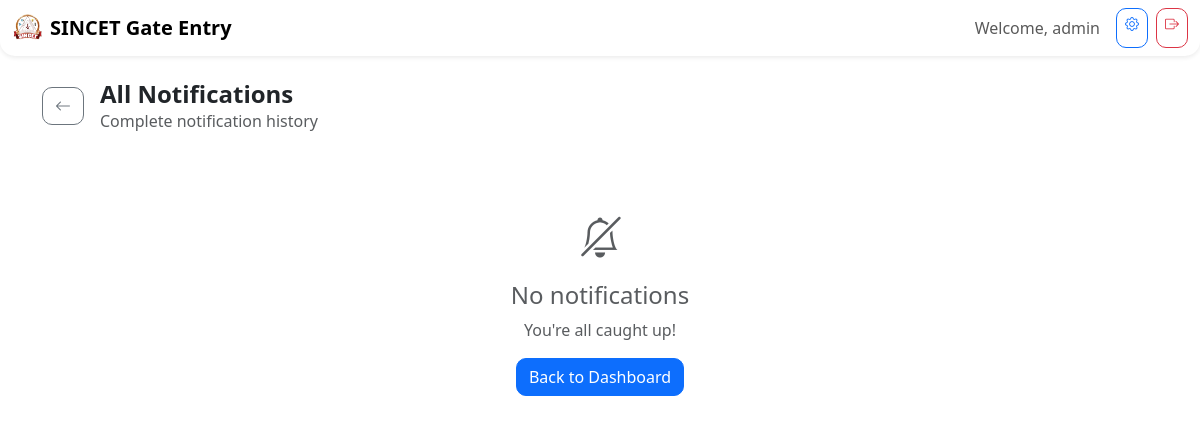
Page /authority/notifications (signed in) on the earlier database version.
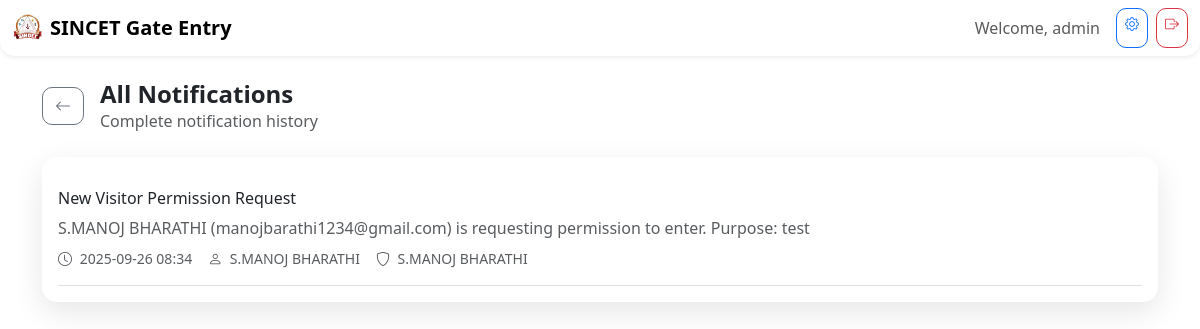
Same page on the later database version.
### models.py (models this page shows, shortened)
class Notification(db.Model):
    __tablename__ = 'notifications'
    id = db.Column(db.String(36), primary_key=True, default=lambda: str(uuid.uuid4()))
    visitor_id = db.Column(db.String(36), db.ForeignKey('visitors.id'))
    authority_id = db.Column(db.String(36), db.ForeignKey('authorities.id'))
    type = db.Column(db.String(50), default='visitor_request')
    title = db.Column(db.String(255), nullable=False)
    message = db.Column(db.Text, nullable=False)
    is_read = db.Column(db.Boolean, default=False)
    created_at = db.Column(db.DateTime, default=datetime.utcnow)
    updated_at = db.Column(db.DateTime, default=datetime.utcnow, onupdate=datetime.utcnow)

class Visitor(db.Model):
    __tablename__ = 'visitors'
    id = db.Column(db.String(36), primary_key=True, default=lambda: str(uuid.uuid4()))
    name = db.Column(db.String(100), nullable=False)
    phone = db.Column(db.String(20), nullable=False)
    email = db.Column(db.String(120))
    purpose = db.Column(db.Text, nullable=False)
    photo_url = db.Column(db.String(200))
    entry_time = db.Column(db.DateTime, default=datetime.utcnow)
    exit_time = db.Column(db.DateTime)
    authority_id = db.Column(db.String(36), db.ForeignKey('authorities.id'))
    authority_permission_granted = db.Column(db.Boolean, default=False)
    permission_granted_at = db.Column(db.DateTime)
    status = db.Column(db.String(20), default='pending')  # pending, approved, rejected, exited
    created_by = db.Column(db.String(100))
    notes = db.Column(db.Text)
    created_at = db.Column(db.DateTime, default=datetime.utcnow)
    updated_at = db.Column(db.DateTime, default=datetime.utcnow, onupdate=datetime.utcnow)
    notifications = db.relationship('Notification', backref='visitor', lazy=True)

class Authority(db.Model):
    __tablename__ = 'authorities'
    id = db.Column(db.String(36), primary_key=True, default=lambda: str(uuid.uuid4()))
    name = db.Column(db.String(100), nullable=False)
    designation = db.Column(db.String(50), nullable=False)  # HOD, Principal, Staff
    department = db.Column(db.String(100))
    phone = db.Column(db.String(20))
    email = db.Column(db.String(120))
    role = db.Column(db.String(20), default='staff')  # admin, hod, staff
    is_active = db.Column(db.Boolean, default=True)
    created_at = db.Column(db.DateTime, default=datetime.utcnow)
    updated_at = db.Column(db.DateTime, default=datetime.utcnow, onupdate=datetime.utcnow)
    visitors = db.relationship('Visitor', backref='authority', lazy=True)
    notifications = db.relationship('Notification', backref='authority', lazy=True)

### routes/authority.py (the view)
    def decorated_function(*args, **kwargs):
        if 'user_id' not in session:
            return redirect(url_for('auth.login'))
        return f(*args, **kwargs)

### routes/authority.py (called while the page is built)
def login_required(f):
    def decorated_function(*args, **kwargs):
        if 'user_id' not in session:
            return redirect(url_for('auth.login'))
        return f(*args, **kwargs)
    decorated_function.__name__ = f.__name__
    return decorated_function

@authority_bp.route('/notifications')
@login_required
def notifications():
    user_role = session.get('role')
    if user_role == 'admin':
        notifications = Notification.query.order_by(Notification.created_at.desc()).all()
    else:
        notifications = []
    return render_template('authority/notifications.html', notifications=notifications)

### templates/authority/notifications.html (shortened to what this page needs)
{% extends "base.html" %}
{% block content %}
<div class="container py-4">
    <div class="d-flex align-items-center mb-4">
        <a href="{{ url_for('index') }}" class="btn btn-outline-secondary me-3">
            <i class="bi bi-arrow-left"></i>
        </a>
        <div>
            <h1 class="h4 fw-bold mb-0">All Notifications</h1>
            <p class="text-muted mb-0">Complete notification history</p>
        </div>
    </div>
    {% if notifications %}
    <div class="card">
        <div class="card-body">
            {% for notification in notifications %}
            <div class="d-flex justify-content-between align-items-start border-bottom py-3 {% if not notification.is_read %}bg-light{% endif %}">
                <div class="flex-grow-1">
                    <div class="d-flex align-items-center mb-2">
                        <h6 class="mb-0 me-2">{{ notification.title }}</h6>
                    </div>
                    <p class="text-muted mb-2">{{ notification.message }}</p>
                    <div class="d-flex align-items-center text-muted">
                        <small>
                            <i class="bi bi-clock me-1"></i>
                            {{ notification.created_at.strftime('%Y-%m-%d %H:%M') }}
                        </small>
                        {% if notification.visitor %}
                        <small class="ms-3">
                            <i class="bi bi-person me-1"></i>
                            {{ notification.visitor.name }}
                        </small>
                        {% endif %}
                        {% if notification.authority %}
                        <small class="ms-3">
                            <i class="bi bi-shield me-1"></i>
                            {{ notification.authority.name }}
                        </small>
                        {% endif %}
                    </div>
                </div>
            </div>
            {% endfor %}
        </div>
    </div>
    {% else %}
    <div class="text-center py-5">
        <i class="bi bi-bell-slash fs-1 text-muted"></i>
        <h4 class="mt-3 text-muted">No notifications</h4>
        <p class="text-muted">You're all caught up!</p>
        <a href="{{ url_for('index') }}" class="btn btn-primary">Back to Dashboard</a>
    </div>
    {% endif %}
</div>
{% endblock %}

Differences in the rows shown:
added Notification: title "New Visitor Permission Request", message "S.MANOJ BHARATHI (manojbarathi1234@gmail.com) is requesting permission to enter. Purpose: test", created_at "2025-09-26 08:34", visitor.name "S.MANOJ BHARATHI", authority.name "S.MANOJ BHARATHI"
Other differences:
text no longer shown: "No notifications You're all caught up! Back to Dashboard"
